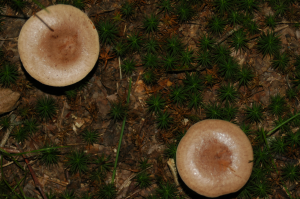
#> input picture IMGS/INPUT/Slika 04.bmp, 300 x 199 px
$ python problem2.py
#> lines starting #> are read from the running program, lines starting #| are printed output that depends on the picture; after the words box and inside, x2 and y2 are one past the last pixel; in counts of white or black regions, pixels touching at a corner belong together
#! /usr/bin/python

import cv2
import numpy as np
from matplotlib import pyplot as plt
from skimage.filters import threshold_multiotsu

if __name__ == '__main__':

    img = cv2.imread("../IMGS/INPUT/Slika 04.bmp")
#> img is the input picture: shape (199, 300, 3); mean B, G, R 27.1, 50.2, 62.6
    img = cv2.cvtColor(img, cv2.COLOR_BGR2GRAY)
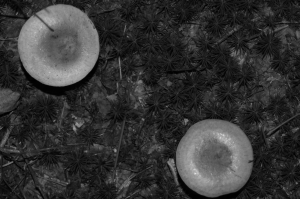
#> img: shape (199, 300); min 0, max 224, mean 51.3
    og_hist, og_bins = np.histogram(img, 256)
#> og_hist = 256 values, max 1452 at index 35, min 0 at index 7, mean 233.2; og_bins = 257 values from 0 to 224

    # Blurovana slika za poboljsavanje segmentacije
    kernel = np.ones((20,20), np.float32)
    dst = cv2.filter2D(img,-1,kernel)
#> dst: shape (199, 300); every value is 255

    # Izdvajanje ivica sa dilatacijom
    '''
    edges = cv2.Canny(img, 50, 150)
    kernel = np.ones((3,3), dtype=np.uint8)
    edges = cv2.dilate(edges, kernel, iterations=1)

    edged_image = cv2.bitwise_and(img, edges)
    '''
    edged_image = img

    # Histogram za multiotsu se gradi na ivicama
    hist, bins = np.histogram(edged_image, 256)
#> hist has the same summary as og_hist; bins = 257 values from 0 to 224


    # Konacno, threshold sa 4 klase
    thresholds = threshold_multiotsu(dst, classes=2, hist=hist)
#> thresholds = [89]
    regions = np.digitize(img, bins=thresholds)
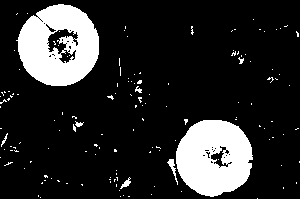
#> regions: shape (199, 300) int64; values 0 (black) and 1 (white), 16.4% white; 143 white regions (135 under 20 px), largest, box (x1, y1, x2, y2) and area: (16, 4, 99, 86) 4685, (176, 120, 253, 197) 4436, (167, 159, 178, 185) 82

    # Calculate median, assume it is part of background, and then remove it
    bg_region = np.argmax(thresholds > np.median(img))+1
#> bg_region = 1
    regions = regions + 1
    regions[regions == bg_region] = 0
    regions[regions > 0] = 1
    regions = np.array(regions, dtype=np.uint8)

    kernel=cv2.getStructuringElement(cv2.MORPH_ELLIPSE,(7,7))
    regions = cv2.morphologyEx(regions, cv2.MORPH_OPEN, kernel)
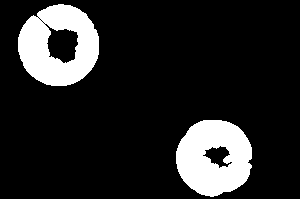
#> regions: shape (199, 300); values 0 (black) and 1 (white), 14.5% white; 2 white regions, box (x1, y1, x2, y2) and area: (18, 4, 99, 86) 4368, (176, 120, 252, 197) 4278

    ff_kernel = np.zeros((regions.shape[0]+2, regions.shape[1]+2), np.uint8)
    ff_regions = regions.copy()
    cv2.floodFill(ff_regions, ff_kernel, (0,0), 255)
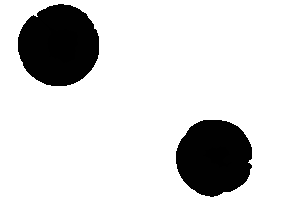
#> ff_regions: shape (199, 300); min 0, max 255, mean 213.3
    ff_regions = cv2.bitwise_not(ff_regions)

    regions = regions | ff_regions
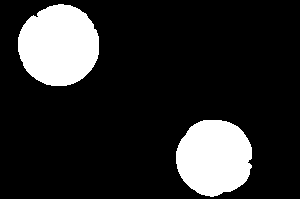
#> regions: shape (199, 300); 16.4% white; 2 white regions, box (x1, y1, x2, y2) and area: (18, 4, 99, 86) 5195, (176, 120, 252, 197) 4603

    # Slike
    plt.figure()
    plt.subplot(1,2,1)
    plt.imshow(img, cmap='gray')
    plt.title('Original')
    plt.axis('off')
    plt.subplot(1,2,2)
    plt.imshow(regions, cmap='gray')
    plt.title('Multi-Otsu result')
    plt.axis('off')

    # Overlap
    plt.figure()
    plt.imshow(cv2.bitwise_and(img, img, mask=regions), cmap='gray')
    plt.title("Overlap")
    plt.axis("off")

    # Histogram za multiotsu
    plt.figure()
    plt.plot(og_bins[:-1],og_hist)
    plt.title('Histogram')
    for thresh in thresholds:
        plt.axvline(thresh, color='r')
#> this loop made 1 pass

    plt.show()
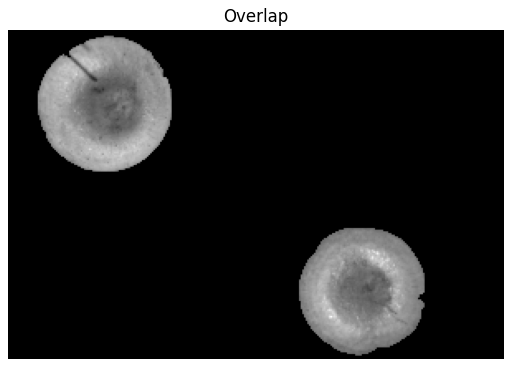
#> figure drawn by matplotlib, 1 panel
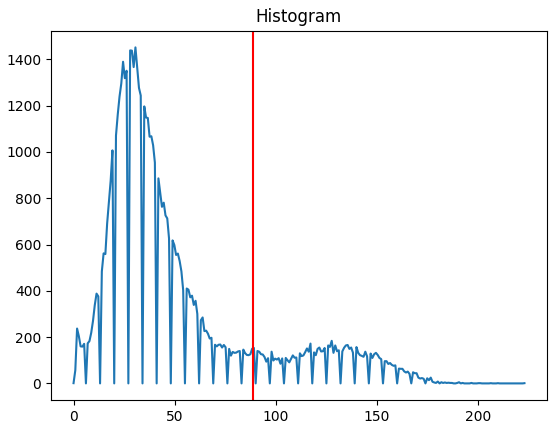
#> figure drawn by matplotlib, 1 panel; curve peaks at x = 30.62, y = 1452

$ run again, with IMGS/INPUT/Slika 03.bmp copied over IMGS/INPUT/Slika 04.bmp
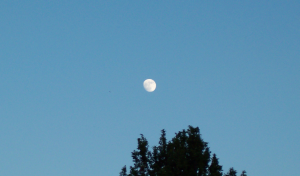
#> input picture IMGS/INPUT/Slika 03.bmp, 300 x 176 px
#> img is the input picture: shape (176, 300, 3); mean B, G, R 175.1, 143.8, 92
#> img: shape (176, 300)
#> og_hist = 256 values, max 2907 at index 145, min 0 at index 21, mean 206.2; og_bins = 257 values from 2 to 246
#> dst: shape (176, 300); every value is 255
#> hist has the same summary as og_hist
#> thresholds = [81]
#> `regions = np.digitize(img, bins=thresholds)`:
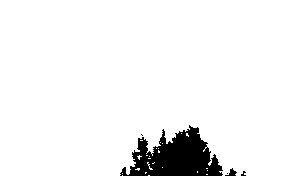
#> regions: shape (176, 300) int64; values 0 (black) and 1 (white), 94.2% white; 5 black regions (3 under 20 px), largest, box (x1, y1, x2, y2) and area: (120, 125, 223, 176) 2993, (225, 168, 237, 176) 45
#> bg_region = 1
#> the loop `for thresh in thresholds:` made 1 pass
#> `plt.show()`:
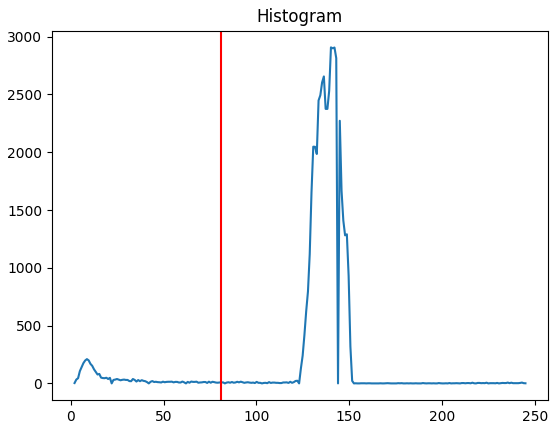
#> figure drawn by matplotlib, 1 panel; curve peaks at x = 140.2, y = 2907
